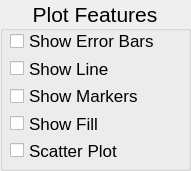
   <widget class="QGroupBox" name="groupBox">
    <property name="geometry">
     <rect>
      <x>570</x>
      <y>120</y>
      <width>191</width>
      <height>171</height>
     </rect>
    </property>
    <property name="font">
     <font>
      <family>Arial</family>
      <pointsize>16</pointsize>
      <weight>50</weight>
      <bold>false</bold>
     </font>
    </property>
    <property name="title">
     <string>Plot Features</string>
    </property>
    <property name="alignment">
     <set>Qt::AlignCenter</set>
    </property>
    <property name="flat">
     <bool>false</bool>
    </property>
    <widget class="QWidget" name="verticalLayoutWidget">
     <property name="geometry">
      <rect>
       <x>10</x>
       <y>30</y>
       <width>171</width>
       <height>131</height>
      </rect>
     </property>
     <property name="font">
      <font>
       <family>Arial</family>
       <pointsize>13</pointsize>
       <weight>50</weight>
       <bold>false</bold>
      </font>
     </property>
     <layout class="QVBoxLayout" name="verticalLayout">
      <item>
       <widget class="QCheckBox" name="chbEB">
        <property name="font">
         <font>
          <family>Arial</family>
          <pointsize>13</pointsize>
          <weight>50</weight>
          <bold>false</bold>
         </font>
        </property>
        <property name="text">
         <string>Show Error Bars</string>
        </property>
       </widget>
      </item>
      <item>
       <widget class="QCheckBox" name="chbL">
        <property name="font">
         <font>
          <family>Arial</family>
          <pointsize>13</pointsize>
          <weight>50</weight>
          <bold>false</bold>
         </font>
        </property>
        <property name="text">
         <string>Show Line</string>
        </property>
       </widget>
      </item>
      <item>
       <widget class="QCheckBox" name="chbM">
        <property name="font">
         <font>
          <family>Arial</family>
          <pointsize>13</pointsize>
          <weight>50</weight>
          <bold>false</bold>
         </font>
        </property>
        <property name="text">
         <string>Show Markers</string>
        </property>
       </widget>
      </item>
      <item>
       <widget class="QCheckBox" name="chbF">
        <property name="font">
         <font>
          <family>Arial</family>
          <pointsize>13</pointsize>
          <weight>50</weight>
          <bold>false</bold>
         </font>
        </property>
        <property name="text">
         <string>Show Fill</string>
        </property>
       </widget>
      </item>
      <item>
       <widget class="QCheckBox" name="chbS">
        <property name="font">
         <font>
          <family>Arial</family>
          <pointsize>13</pointsize>
          <weight>50</weight>
          <bold>false</bold>
         </font>
        </property>
        <property name="text">
         <string>Scatter Plot</string>
        </property>
       </widget>
      </item>
     </layout>
    </widget>
   </widget>
